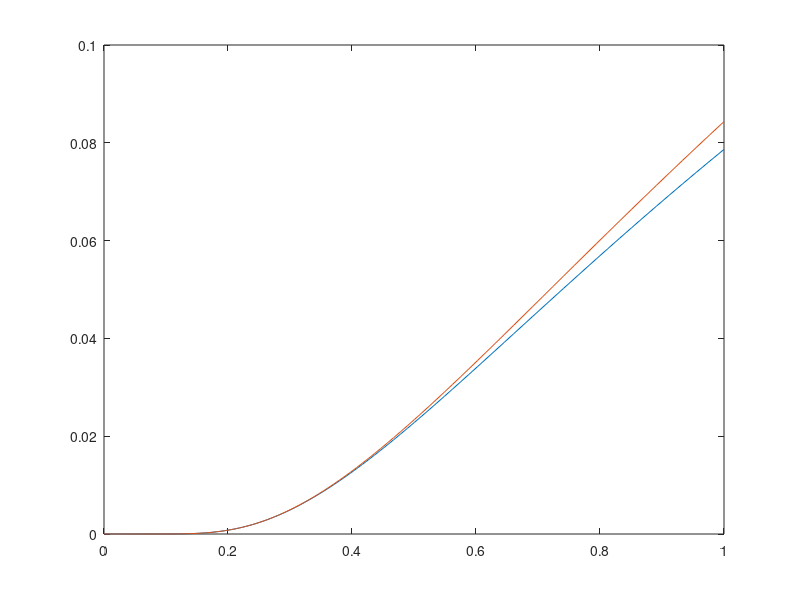

Here is the MATLAB script that generated this plot:
% 91490

d = 1;
No = logspace(-10,0,1000);
Pe1 = 1/16*(8*qfunc(2*d./sqrt(2*No)) + 8*qfunc(2*d./sqrt(2*No)))
Pe2 = 1/16*(8*qfunc(2*d./sqrt(2*No)) + 4*qfunc(2*sqrt(2)*d./sqrt(2*No)) + 8*qfunc(2*d./sqrt(2*No)))

plot(No, Pe1)
hold on;
plot(No, Pe2)
hold off;
